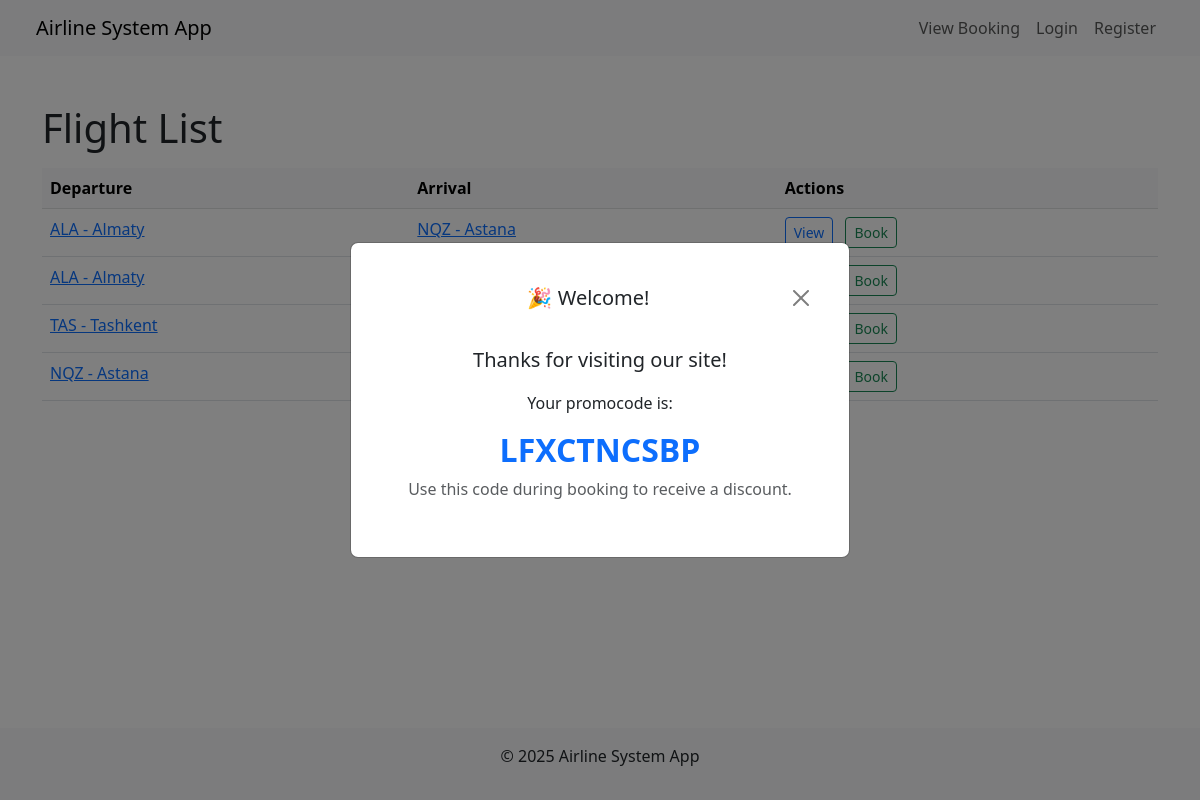
The page / on the database its author committed.
### flights/models.py (models this page shows, shortened)
class Flight(models.Model):
    origin = models.ForeignKey(Airport, on_delete=models.CASCADE, related_name="departures")
    destination = models.ForeignKey(Airport, on_delete=models.CASCADE, related_name="arrivals")
    duration = models.PositiveIntegerField()
    capacity = models.PositiveIntegerField()

class Airport(models.Model):
    code = models.CharField(max_length=3, unique=True)
    city = models.CharField(max_length=100)
    def __str__(self):
        return f"{self.code} - {self.city}"

### flights/views.py (the view)
# urls.py: path('', views.index, name='index'),
def index(request):
    show_modal = request.session.pop('show_promocode_modal', False)
    guest_modal = request.session.pop('show_guest_promocode_modal', False)
    promocode = None
    if request.user.is_authenticated:
        try:
            passenger = models.Passenger.objects.get(user=request.user)
            promocode = passenger.promocode
        except models.Passenger.DoesNotExist:
            pass
    else:
        if guest_modal:
            promocode = request.session.pop('guest_promo', None)
    return render(request, 'flights/index.html', {
        'flights': models.Flight.objects.all(),
        'show_promocode_modal': show_modal or guest_modal,
        'promocode': promocode
    })

### flights/templates/flights/index.html (shortened to what this page needs)
{% extends 'base.html' %}
{% block content %}
  {% if show_promocode_modal %}
    <div class="modal fade" id="promoModal" tabindex="-1" aria-labelledby="promoLabel" aria-hidden="true">
      <div class="modal-dialog modal-dialog-centered">
        <div class="modal-content text-center p-4">
          <div class="modal-header border-0">
            <h5 class="modal-title w-100" id="promoLabel">🎉 Welcome!</h5>
            <button type="button" class="btn-close" data-bs-dismiss="modal" aria-label="Close"></button>
          </div>
          <div class="modal-body">
            <p class="fs-5">Thanks for visiting our site!</p>
            <p>Your promocode is:</p>
            <h2 class="text-primary fw-bold">{{ promocode }}</h2>
            <p class="text-muted">Use this code during booking to receive a discount.</p>
          </div>
        </div>
      </div>
    </div>
  {% endif %}
  <h1 class="mt-4 mb-3">Flight List</h1>
  <table class="table table-hover">
    <thead class="table-light">
      <tr>
        <th>Departure</th>
        <th>Arrival</th>
        <th>Actions</th>
      </tr>
    </thead>
    <tbody>
      {% for flight in flights %}
      <tr>
        <td>
          <a href="{% url 'flights:airport_detail' flight.origin.code %}">
            {{ flight.origin }}
          </a>
        </td>
        <td>
          <a href="{% url 'flights:airport_detail' flight.destination.code %}">
            {{ flight.destination }}
          </a>
        </td>
        <td>
          <ul class="list-inline mb-0">
            <li class="list-inline-item">
              <a href="{% url 'flights:flight_detail' flight.id %}" class="btn btn-outline-primary btn-sm">View</a>
            </li>
            <li class="list-inline-item">
              <a href="{% url 'flights:flight_book' flight.id %}" class="btn btn-outline-success btn-sm">Book</a>
            </li>
          </ul>
        </td>
      </tr>
      {% endfor %}
    </tbody>
  </table>
{% endblock %}

### rows shown on the page
Flight: origin "ALA - Almaty", destination "NQZ - Astana"
Flight: origin "ALA - Almaty"
Flight: origin "TAS - Tashkent"
Flight: origin "NQZ - Astana"

### other values the page prints
{{ promocode }} "LFXCTNCSBP"
